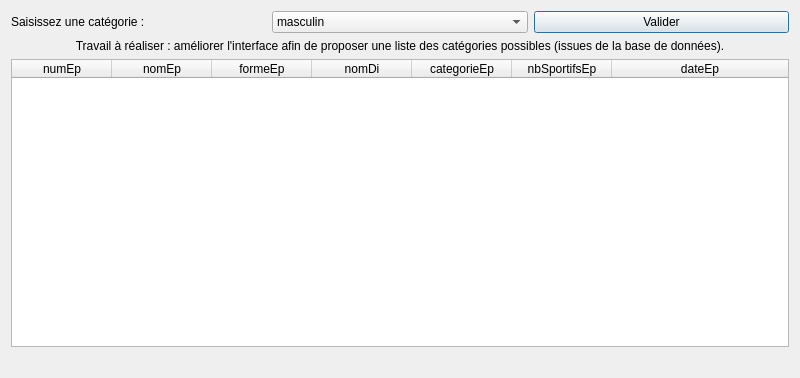
<?xml version="1.0" encoding="UTF-8"?>
<ui version="4.0">
 <class>fct_comp_1</class>
 <widget class="QDialog" name="fct_comp_1">
  <property name="geometry">
   <rect>
    <x>0</x>
    <y>0</y>
    <width>800</width>
    <height>378</height>
   </rect>
  </property>
  <property name="windowTitle">
   <string>Liste des épreuves d'une catégorie (version 2, catégories extraites de la BD)</string>
  </property>
  <layout class="QGridLayout" name="gridLayout">
   <item row="0" column="0">
    <layout class="QHBoxLayout" name="horizontalLayout">
     <item>
      <widget class="QLabel" name="labelEdit_fct_comp_1">
       <property name="text">
        <string>Saisissez une catégorie :</string>
       </property>
      </widget>
     </item>
     <item>
      <widget class="QComboBox" name="comboBox">
       <item>
        <property name="text">
         <string>masculin</string>
        </property>
       </item>
       <item>
        <property name="text">
         <string>feminin</string>
        </property>
       </item>
       <item>
        <property name="text">
         <string>mixte</string>
        </property>
       </item>
      </widget>
     </item>
     <item>
      <widget class="QPushButton" name="valider_fct_comp_1">
       <property name="text">
        <string>Valider</string>
       </property>
      </widget>
     </item>
    </layout>
   </item>
   <item row="2" column="0">
    <widget class="QTableWidget" name="table_fct_comp_1">
     <attribute name="horizontalHeaderMinimumSectionSize">
      <number>50</number>
     </attribute>
     <attribute name="horizontalHeaderStretchLastSection">
      <bool>true</bool>
     </attribute>
     <attribute name="verticalHeaderVisible">
      <bool>false</bool>
     </attribute>
     <column>
      <property name="text">
       <string>numEp</string>
      </property>
     </column>
     <column>
      <property name="text">
       <string>nomEp</string>
      </property>
     </column>
     <column>
      <property name="text">
       <string>formeEp</string>
      </property>
     </column>
     <column>
      <property name="text">
       <string>nomDi</string>
      </property>
     </column>
     <column>
      <property name="text">
       <string>categorieEp</string>
      </property>
     </column>
     <column>
      <property name="text">
       <string>nbSportifsEp</string>
      </property>
     </column>
     <column>
      <property name="text">
       <string>dateEp</string>
      </property>
     </column>
    </widget>
   </item>
   <item row="1" column="0">
    <widget class="QLabel" name="labelAFaire_fct_comp_1">
     <property name="text">
      <string>Travail à réaliser : améliorer l'interface afin de proposer une liste des catégories possibles (issues de la base de données).</string>
     </property>
     <property name="alignment">
      <set>Qt::AlignCenter</set>
     </property>
     <property name="wordWrap">
      <bool>true</bool>
     </property>
    </widget>
   </item>
   <item row="3" column="0">
    <widget class="QLabel" name="label_fct_comp_1">
     <property name="text">
      <string/>
     </property>
     <property name="alignment">
      <set>Qt::AlignCenter</set>
     </property>
    </widget>
   </item>
  </layout>
 </widget>
 <resources/>
 <connections>
  <connection>
   <sender>valider_fct_comp_1</sender>
   <signal>clicked()</signal>
   <receiver>fct_comp_1</receiver>
   <slot>refreshResult()</slot>
   <hints>
    <hint type="sourcelabel">
     <x>608</x>
     <y>32</y>
    </hint>
    <hint type="destinationlabel">
     <x>444</x>
     <y>81</y>
    </hint>
   </hints>
  </connection>
 </connections>
 <slots>
  <slot>refreshResult()</slot>
 </slots>
</ui>
